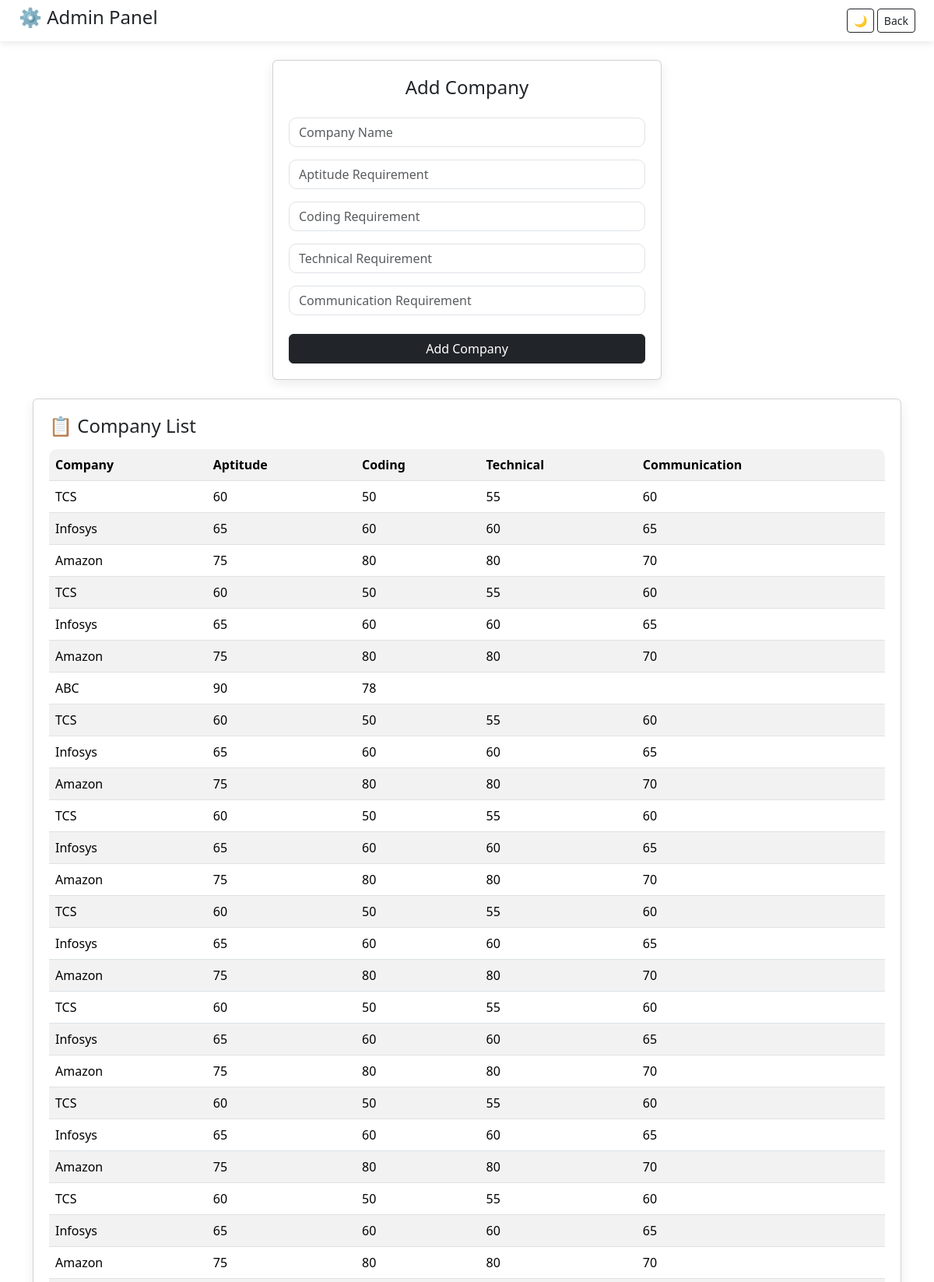
The page /admin (upper part) on the database its author committed.
### tables this page shows
CREATE TABLE companies(
        id INTEGER PRIMARY KEY AUTOINCREMENT,
        company_name TEXT,
        aptitude_required INTEGER,
        coding_required INTEGER,
        technical_required INTEGER,
        communication_required INTEGER
    );

### app.py (the view, shortened to what this page needs)
@app.route("/admin", methods=["GET","POST"])
def admin():
    conn = sqlite3.connect("database.db")
    cur = conn.cursor()
    cur.execute("SELECT * FROM companies")
    companies = cur.fetchall()
    conn.close()
    return render_template("admin.html", companies=companies)

### templates/admin.html (shortened to what this page needs)
<!DOCTYPE html>
<html>
<head>
<link rel="stylesheet" href="/static/style.css">
<link href="https://cdn.jsdelivr.net/npm/bootstrap@5.3.2/dist/css/bootstrap.min.css" rel="stylesheet">
</head>
<body id="body">
<nav class="navbar px-4 d-flex justify-content-between">
<h4>⚙️ Admin Panel</h4>
<div>
<button onclick="toggleMode()" class="btn btn-outline-dark btn-sm">🌙</button>
<a href="/dashboard" class="btn btn-outline-dark btn-sm">Back</a>
</div>
</nav>
<div class="container mt-4">
<div class="card mx-auto" style="max-width: 500px;">
<h4 class="text-center">Add Company</h4>
<form method="POST">
<input type="text" name="company" class="form-control mt-3" placeholder="Company Name" required>
<input type="number" name="aptitude" class="form-control mt-3" placeholder="Aptitude Requirement">
<input type="number" name="coding" class="form-control mt-3" placeholder="Coding Requirement">
<input type="number" name="technical" class="form-control mt-3" placeholder="Technical Requirement">
<input type="number" name="communication" class="form-control mt-3" placeholder="Communication Requirement">
<button class="btn btn-dark w-100 mt-4">Add Company</button>
</form>
</div>
<div class="card mt-4">
<h4 class="mb-3">📋 Company List</h4>
<table class="table table-striped">
<tr>
<th>Company</th>
<th>Aptitude</th>
<th>Coding</th>
<th>Technical</th>
<th>Communication</th>
</tr>
{% for c in companies %}
<tr>
<td>{{c[1]}}</td>
<td>{{c[2]}}</td>
<td>{{c[3]}}</td>
<td>{{c[4]}}</td>
<td>{{c[5]}}</td>
</tr>
{% endfor %}
</table>
</div>
</div>
</body>
</html>

### static/style.css (style rules this page uses)
body { background: #f5f7fb; font-family: 'Segoe UI', sans-serif; transition: 0.3s; }
.navbar { background: white; box-shadow: 0 2px 10px rgba(0,0,0,0.1); }
.card { border-radius: 15px; padding: 20px; border: none; box-shadow: 0 5px 15px rgba(0,0,0,0.08); }
.btn { border-radius: 10px; transition: 0.3s; }
input { border-radius: 10px !important; }
table { border-radius: 10px; overflow: hidden; }

### rows shown on the page
companies: company_name "TCS", aptitude_required "60", coding_required "50", technical_required "55", communication_required "60"
companies: company_name "Infosys", aptitude_required "65", coding_required "60", technical_required "60", communication_required "65"
companies: company_name "Amazon", aptitude_required "75", coding_required "80", technical_required "80", communication_required "70"
companies: company_name "TCS", aptitude_required "60", coding_required "50", technical_required "55", communication_required "60"
companies: company_name "Infosys", aptitude_required "65", coding_required "60", technical_required "60", communication_required "65"
companies: company_name "Amazon", aptitude_required "75", coding_required "80", technical_required "80", communication_required "70"
companies: company_name "ABC", aptitude_required "90", coding_required "78"
companies: company_name "TCS", aptitude_required "60", coding_required "50", technical_required "55", communication_required "60"
companies: company_name "Infosys", aptitude_required "65", coding_required "60", technical_required "60", communication_required "65"
companies: company_name "Amazon", aptitude_required "75", coding_required "80", technical_required "80", communication_required "70"
companies: company_name "TCS", aptitude_required "60", coding_required "50", technical_required "55", communication_required "60"
companies: company_name "Infosys", aptitude_required "65", coding_required "60", technical_required "60", communication_required "65"
companies: company_name "Amazon", aptitude_required "75", coding_required "80", technical_required "80", communication_required "70"
companies: company_name "TCS", aptitude_required "60", coding_required "50", technical_required "55", communication_required "60"
companies: company_name "Infosys", aptitude_required "65", coding_required "60", technical_required "60", communication_required "65"
companies: company_name "Amazon", aptitude_required "75", coding_required "80", technical_required "80", communication_required "70"
companies: company_name "TCS", aptitude_required "60", coding_required "50", technical_required "55", communication_required "60"
companies: company_name "Infosys", aptitude_required "65", coding_required "60", technical_required "60", communication_required "65"
companies: company_name "Amazon", aptitude_required "75", coding_required "80", technical_required "80", communication_required "70"
companies: company_name "TCS", aptitude_required "60", coding_required "50", technical_required "55", communication_required "60"
companies: company_name "Infosys", aptitude_required "65", coding_required "60", technical_required "60", communication_required "65"
companies: company_name "Amazon", aptitude_required "75", coding_required "80", technical_required "80", communication_required "70"
companies: company_name "TCS", aptitude_required "60", coding_required "50", technical_required "55", communication_required "60"
companies: company_name "Infosys", aptitude_required "65", coding_required "60", technical_required "60", communication_required "65"
companies: company_name "Amazon", aptitude_required "75", coding_required "80", technical_required "80", communication_required "70"
